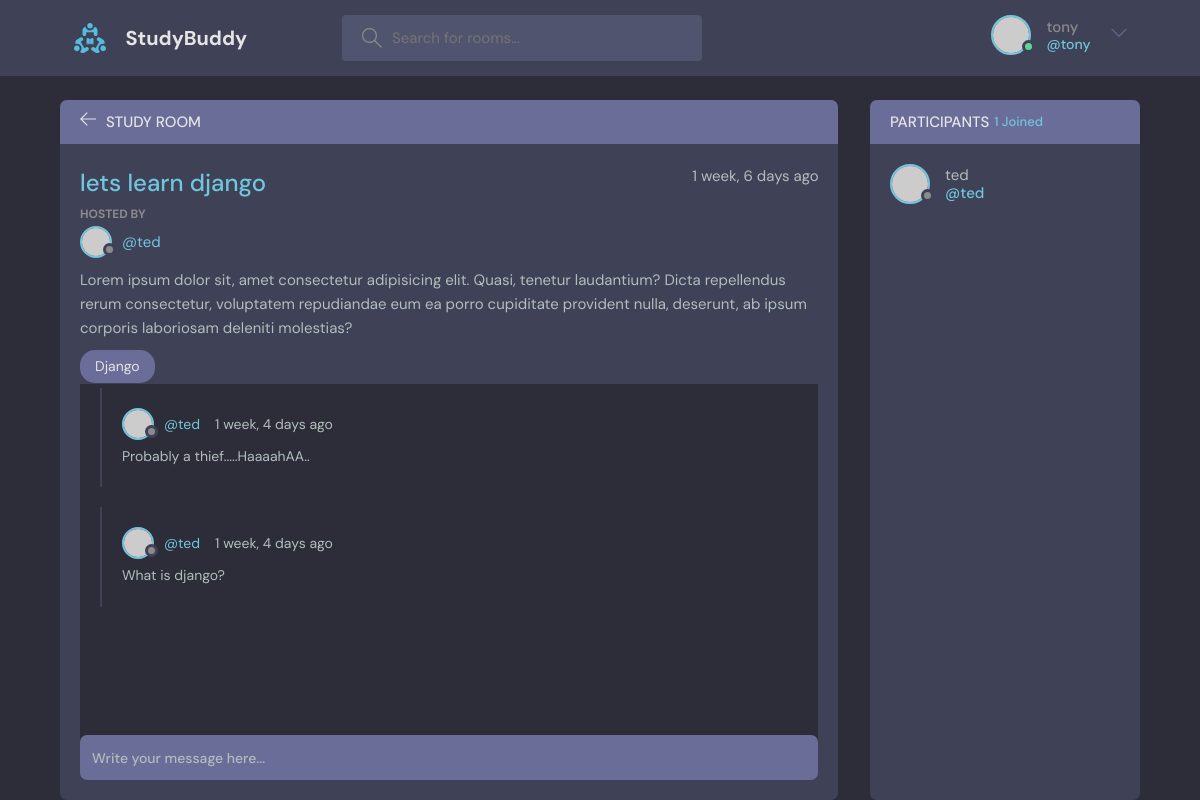
/room/1/ (signed in), run on the app's committed database.
### base/models.py (models this page shows, shortened)
class Room(models.Model):
    host = models.ForeignKey(User, on_delete=models.SET_NULL, null=True)
    topic = models.ForeignKey(Topic, on_delete=models.SET_NULL, null=True)
    name = models.CharField(max_length=200)
    description = models.TextField(null=True, blank=True)
    participants = models.ManyToManyField(User, related_name='participants', blank=True)
    updated = models.DateTimeField(auto_now=True)
    created = models.DateTimeField(auto_now_add=True)
    class Meta:
        ordering =  ['-updated', '-created']

class Topic(models.Model):
    name = models.CharField(max_length=200)
    def __str__(self):
        return self.name

class Message(models.Model):
    user = models.ForeignKey(User, on_delete=models.CASCADE)
    room = models.ForeignKey(Room, on_delete=models.CASCADE)
    body = models.TextField()
    updated = models.DateTimeField(auto_now_add=True)
    created = models.DateTimeField(auto_now_add=True)
    class Meta:
        ordering =  ['-updated', '-created']

### base/views.py (the view, shortened to what this page needs)
# urls.py: path('room/<str:pk>/', views.room, name="room"),
@login_required(login_url='/login')
def room(request, pk):
    room = Room.objects.get(id=pk)
    room_messages = room.message_set.all()
    participants = room.participants.all()
    context = {'room': room, 'room_messages': room_messages, 'participants': participants}
    return render(request, 'base/room.html', context)

### base/templates/base/room.html (shortened to what this page needs)
{% extends 'main.html' %}
{% block content %}
    <main class="profile-page layout layout--2">
      <div class="container">
        <div class="room">
          <div class="room__top">
            <div class="room__topLeft">
              <a href="{{request.META.HTTP_REFERER}}">
                <svg version="1.1" xmlns="http://www.w3.org/2000/svg" width="32" height="32" viewBox="0 0 32 32">
                  <title>arrow-left</title>
                  <path
                    d="M13.723 2.286l-13.723 13.714 13.719 13.714 1.616-1.611-10.96-10.96h27.625v-2.286h-27.625l10.965-10.965-1.616-1.607z"
                  ></path>
                </svg>
              </a>
              <h3>Study Room</h3>
            </div>
          </div>
          <div class="room__box scroll">
            <div class="room__header scroll">
              <div class="room__info">
                <h3>{{room.name}}</h3>
                <span>{{room.created|timesince}} ago</span>
              </div>
              <div class="room__hosted">
                <p>Hosted By</p>
                <a href="{% url 'user-profile' room.host.id %}" class="room__author">
                  <div class="avatar avatar--small">
                    <img src="https://randomuser.me/api/portraits/men/37.jpg" />
                  </div>
                  <span>@{{room.host.username}}</span>
                </a>
              </div>
              <div class="room__details">
                Lorem ipsum dolor sit, amet consectetur adipisicing elit. Quasi, tenetur laudantium? Dicta repellendus
                rerum consectetur, voluptatem repudiandae eum ea porro cupiditate provident nulla, deserunt, ab ipsum
                corporis laboriosam deleniti molestias?
              </div>
              <span class="room__topics">{{room.topic}}</span>
            </div>
            <div class="room__conversation">
              <div class="threads scroll">
                {% for message in room_messages %}
                <div class="thread">
                  <div class="thread__top">
                    <div class="thread__author">
                      <a href="{% url 'user-profile' message.user.id %}" class="thread__authorInfo">
                        <div class="avatar avatar--small">
                          <img src="https://randomuser.me/api/portraits/men/37.jpg" />
                        </div>
                        <span>@{{message.user.username}}</span>
                      </a>
                      <span class="thread__date">{{message.created|timesince}} ago</span>
                    </div>
                  </div>
                  <div class="thread__details">
                    {{message.body}}
                  </div>
                </div>
                {% endfor %}
              </div>
            </div>
          </div>
          <div class="room__message">
            <form action="" method="POST">
              <input name="body" placeholder="Write your message here..." />
            </form>
          </div>
        </div>
        <div class="participants">
          <h3 class="participants__top">Participants <span>{{participants.count}} Joined</span></h3>
          <div class="participants__list scroll">
            {% for user in participants %}
            <a href="{% url 'user-profile' user.id %}" class="participant">
              <div class="avatar avatar--medium">
                <img src="https://randomuser.me/api/portraits/men/37.jpg" />
              </div>
              <p>
                {{user.username}}
                <span>@{{user.username}}</span>
              </p>
            </a>
            {% endfor %}
          </div>
        </div>
      </div>
    </main>
{% endblock content %}

### templates/navbar.html (shortened to what this page needs)
{% load static %}
<header class="header header--loggedIn">
    <div class="container">
      <a href="{% url 'home' %}" class="header__logo">
        <img src="{% static 'images/logo.svg' %}" />
        <h1>StudyBuddy</h1>
      </a>
      <form class="header__search" method="GET" action="{% url 'home' %}">
        <label>
          <input name="q" placeholder="Search for rooms..." />
        </label>
      </form>
      <nav class="header__menu">
        {% if request.user.is_authenticated %}
        <div class="header__user">
          <a href="profile.html">
            <div class="avatar avatar--medium active">
              <img src="https://randomuser.me/api/portraits/men/37.jpg" />
            </div>
            <p>{{request.user.username}}<span>@{{request.user.username}}</span></p>
          </a>
          <button class="dropdown-button">
            <svg version="1.1" xmlns="http://www.w3.org/2000/svg" width="32" height="32" viewBox="0 0 32 32">
              <title>chevron-down</title>
              <path d="M16 21l-13-13h-3l16 16 16-16h-3l-13 13z"></path>
            </svg>
          </button>
        </div>
        {% else %}
        <a href="{% url 'login' %}">
          <img src="{% static 'images/avatar.svg' %}" />
          <p>Login</p>
        </a>
        {% endif %}
      </nav>
    </div>
  </header>

### data on the page
Room: name "lets learn django", created "1 week, 6 days", host.username "ted", topic "Django"
Message: user.username "ted", created "1 week, 4 days", body "Probably a thief.....HaaaahAA.."
Message: user.username "ted", created "1 week, 4 days", body "What is django?"

### other printed values
{{ request.user.username }} "tony"
{{ participants.count }} "1"
{{ user.username }} "ted"
